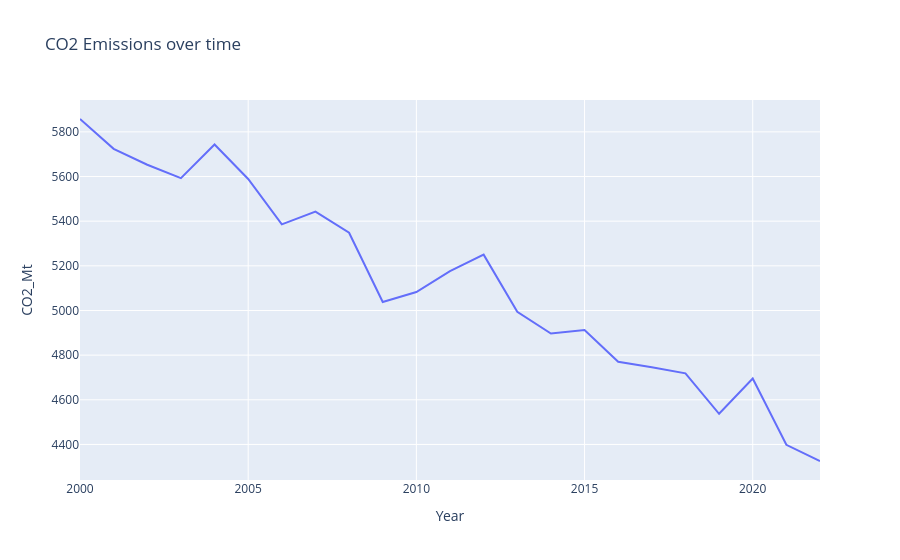

Write notebook code for a chart like this one.
### Markdown cell above
### Example 1 — Basic line chart: Clutter removal step by step

### Code cell
usa = df.loc[df['Country'] == 'United States']

fig = px.line(usa, x='Year', y='CO2_Mt', title='CO2 Emissions over time')
fig.show()

### Figure 1 — Plotly figure (JSON) as saved in the notebook; plotly's stock layout.template omitted (floating-point values rounded to 4 significant figures)
{"data": [{"hovertemplate": "Year=%{x}<br>CO2_Mt=%{y}<extra></extra>", "legendgroup": "", "line": {"color": "#636efa", "dash": "solid"}, "marker": {"symbol": "circle"}, "mode": "lines", "name": "", "orientation": "v", "showlegend": false, "type": "scatter", "x": [2000, 2001, 2002, 2003, 2004, 2005, 2006, 2007, 2008, 2009, 2010, 2011, 2012, 2013, 2014, 2015, 2016, 2017, 2018, 2019, 2020, 2021, 2022], "xaxis": "x", "y": [5858.0, 5724.0, 5653.0, 5593.0, 5743.0, 5589.0, 5386.0, 5443.0, 5348.0, 5038.0, 5082.0, 5176.0, 5250.0, 4994.0, 4897.0, 4913.0, 4770.0, 4746.0, 4718.0, 4537.0, 4695.0, 4398.0, 4326.0], "yaxis": "y"}], "layout": {"legend": {"tracegroupgap": 0}, "title": {"text": "CO2 Emissions over time"}, "xaxis": {"anchor": "y", "domain": [0, 1], "title": {"text": "Year"}}, "yaxis": {"anchor": "x", "domain": [0, 1], "title": {"text": "CO2_Mt"}}}}
